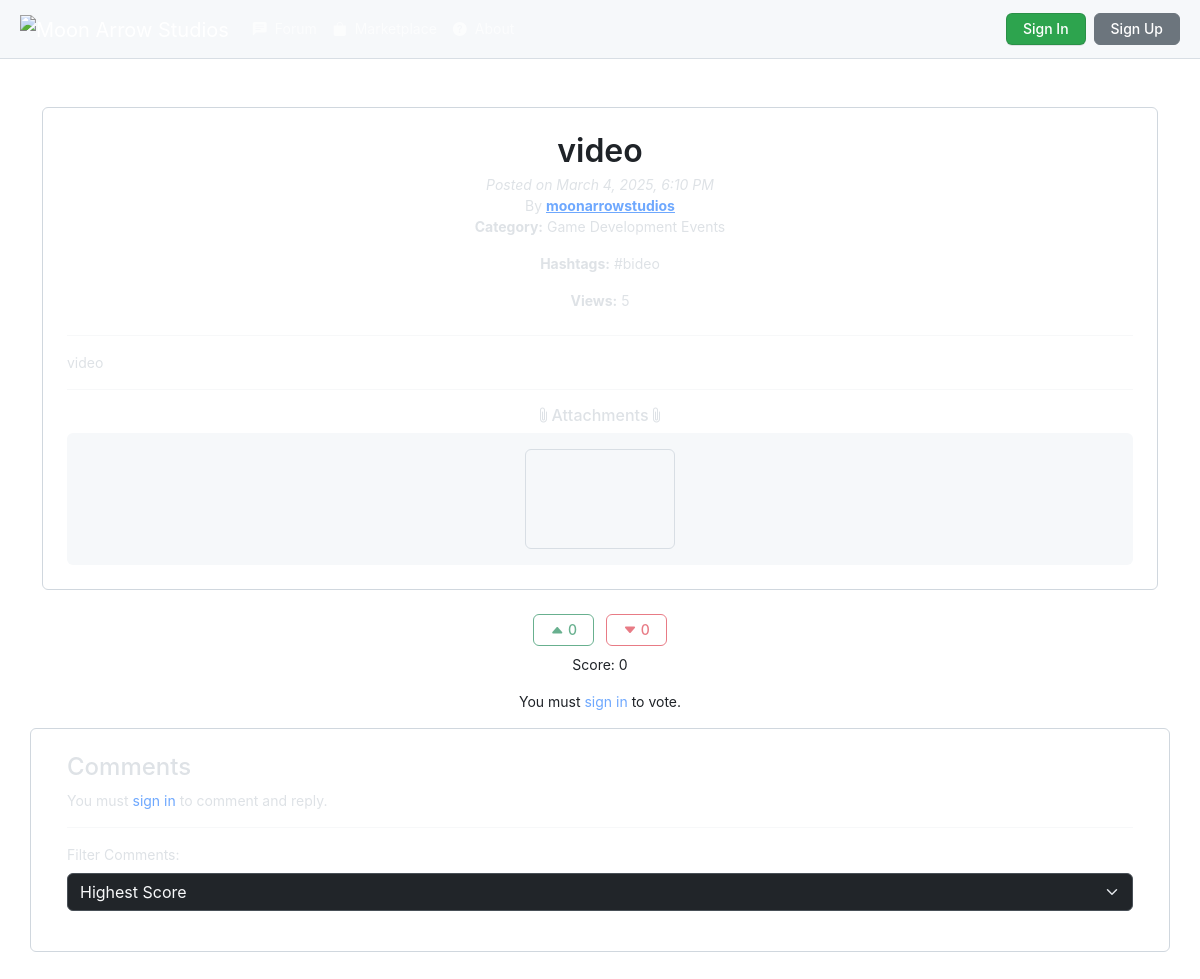
The app's page /php/view_post.php?id=79, older data.
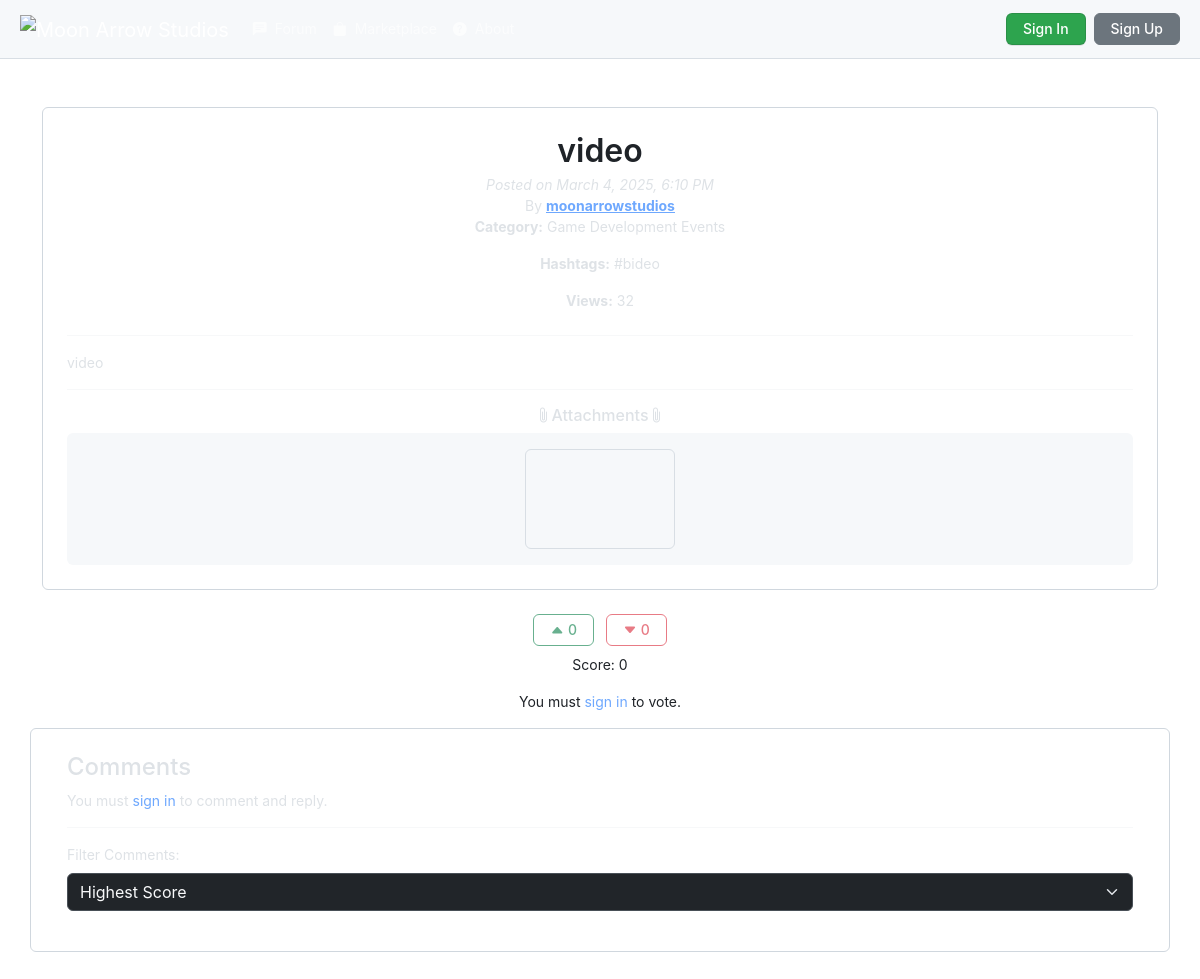
The same page, newer data.
### tables this page shows
CREATE TABLE IF NOT EXISTS `posts` (
  `id` int NOT NULL AUTO_INCREMENT,
  `title` varchar(255) NOT NULL,
  `content` text NOT NULL,
  `category_id` int NOT NULL,
  `hashtags` text,
  `images` text,
  `created_at` timestamp NULL DEFAULT CURRENT_TIMESTAMP,
  `videos` text,
  `user_id` int NOT NULL,
  `upvotes` int DEFAULT '0',
  `downvotes` int DEFAULT '0',
  `status` enum('published','draft','hidden') NOT NULL DEFAULT 'published',
  `views` int DEFAULT '0',
  `updated_at` timestamp NULL DEFAULT CURRENT_TIMESTAMP ON UPDATE CURRENT_TIMESTAMP,
  PRIMARY KEY (`id`),
  KEY `fk_posts_categories` (`category_id`),
  KEY `user_id` (`user_id`)
);

CREATE TABLE IF NOT EXISTS `users` (
  `user_id` int NOT NULL AUTO_INCREMENT,
  `username` varchar(50) NOT NULL,
  `email` varchar(100) NOT NULL,
  `password` varchar(255) NOT NULL,
  `role` enum('admin','user') DEFAULT 'user',
  `created_at` datetime DEFAULT CURRENT_TIMESTAMP,
  `profile_picture` varchar(255) DEFAULT NULL,
  `banner` varchar(255) DEFAULT NULL,
  `description` text,
  `status` enum('active','suspended') NOT NULL DEFAULT 'active',
  PRIMARY KEY (`user_id`),
  UNIQUE KEY `username` (`username`),
  UNIQUE KEY `email` (`email`)
);

CREATE TABLE IF NOT EXISTS `categories` (
  `id` int NOT NULL AUTO_INCREMENT,
  `name` varchar(100) NOT NULL,
  PRIMARY KEY (`id`)
);

### php/view_post.php (the view, shortened to what this page needs)
<?php
require 'db_connect.php';
$post_id = isset($_GET['id']) ? intval($_GET['id']) : 0;
$stmt = $conn->prepare("SELECT posts.*, categories.name AS category_name, users.username
                        FROM posts
                        JOIN categories ON posts.category_id = categories.id
                        JOIN users ON posts.user_id = users.user_id
                        WHERE posts.id = ? AND posts.status = 'published'");
$stmt->bind_param("i", $post_id);
$stmt->execute();
$result = $stmt->get_result();
$post = $result->fetch_assoc();
?>
<!DOCTYPE html>
<html lang="en" data-bs-theme="dark">
<head> <?php include 'header.php'; ?>
	<link rel="stylesheet" href="https://cdnjs.cloudflare.com/ajax/libs/highlight.js/11.7.0/styles/default.min.css">
	<link rel="stylesheet" href="https://cdn.quilljs.com/1.3.7/quill.snow.css">
</head>
<body>
<div class="container mt-5">
    <div class="card">
        <div class="card-body">
            <div class="text-center mb-4">
                <h1 class="card-title mb-1"><?= htmlspecialchars($post['title'] ?? 'No Title') ?></h1>
                <p class="mb-0"><em>Posted on <?= date('F j, Y, g:i A', strtotime($post['created_at'])) ?></em></p>
                <p class="mb-0">By <strong><a href="profile.php?id=<?= htmlspecialchars($post['user_id']) ?>"><?= htmlspecialchars($post['username'] ?? 'Anonymous') ?></a></strong></p>
                <p><strong>Category:</strong> <?= htmlspecialchars($post['category_name'] ?? 'Uncategorized') ?></p>
                <p class="card-text"><strong>Hashtags:</strong> <?= htmlspecialchars($post['hashtags'] ?? '') ?></p>
                <p class="card-text"><strong>Views:</strong> <?= htmlspecialchars($post['views'] ?? '0') ?></p>
            </div>
            <hr>
            <div> <?= $post['content'] ?> </div>
            <?php
            $images = !empty($post['images']) ? json_decode($post['images'], true) : [];
            $videos = !empty($post['videos']) ? json_decode($post['videos'], true) : [];
            $images = array_map(function($path) {
                return str_replace('\\/', '/', $path);
            }, $images);
            $videos = array_map(function($path) {
                return str_replace('\\/', '/', $path);
            }, $videos);
            if (!empty($images) || !empty($videos)): ?>
                <hr>
                <h6 class='text-center'><i class="bi bi-paperclip"></i>Attachments<i class="bi bi-paperclip"></i></h6>
                <div class="media-container">
                    <?php if (!empty($videos)): ?>
                        <?php foreach ($videos as $video_path): ?>
                            <div class="media-item">
                                <video>
                                    <source src="<?= htmlspecialchars($video_path) ?>" type="video/mp4"> Your browser does not support the video tag.
                                </video>
                            </div>
                        <?php endforeach; ?>
                    <?php endif; ?>
                </div>
            <?php endif; ?>
        </div>
    </div>
</div>
	<div class="text-center mt-3">
		<button class="btn btn-outline-success me-2 upvote-btn <?= isset($_SESSION['user_id']) ? '' : 'disabled' ?>" data-post-id="<?= $post_id ?>" <?= isset($_SESSION['user_id']) ? '' : 'disabled' ?>>
			<i class="bi bi-caret-up-fill"></i> <span id="upvote-count"><?= $post['upvotes'] ?></span>
		</button>
		<button class="btn btn-outline-danger downvote-btn <?= isset($_SESSION['user_id']) ? '' : 'disabled' ?>" data-post-id="<?= $post_id ?>" <?= isset($_SESSION['user_id']) ? '' : 'disabled' ?>>
			<i class="bi bi-caret-down-fill"></i> <span id="downvote-count"><?= $post['downvotes'] ?></span>
		</button>
		<p class="mt-2">Score: <span id="score"><?= $post['upvotes'] - $post['downvotes'] ?></span></p>
	</div> <?php if (!isset($_SESSION['user_id'])): ?> <p class="text-center">You must <a href="sign_in/sign_in_html.php" class="text-decoration-none">sign in</a> to vote.</p> <?php endif; ?>
	<div class="card container">
		<div class="card-body">
			<h4>Comments</h4> <?php if (isset($_SESSION['user_id'])): ?> <div id="comment-editor" class="mb-3"></div>
			<button class="btn btn-primary" id="submit-comment" data-post-id="<?= $post_id ?>">Submit Comment</button> <?php else: ?> <p class="">You must <a href="sign_in/sign_in_html.php" class="text-decoration-none">sign in</a> to comment and reply.</p> <?php endif; ?>
			<hr>
            <div class="mb-3">
                <label for="filter" class="form-label">Filter Comments:</label>
                <select name="filter" id="filter" class="form-select me-2 bg-dark text-light">
                    <option value="highest_score" <?= isset($_GET['filter']) && $_GET['filter'] == 'highest_score' ? 'selected' : '' ?>>Highest Score</option>
                </select>
            </div>
		</div>
	</div>
	<br> <?php $conn->close(); ?> <script src="https://cdn.quilljs.com/1.3.7/quill.min.js"></script>
</body>

Row changes from the older to the newer data that the page shows:
changed posts "video": views "5" → "32"
